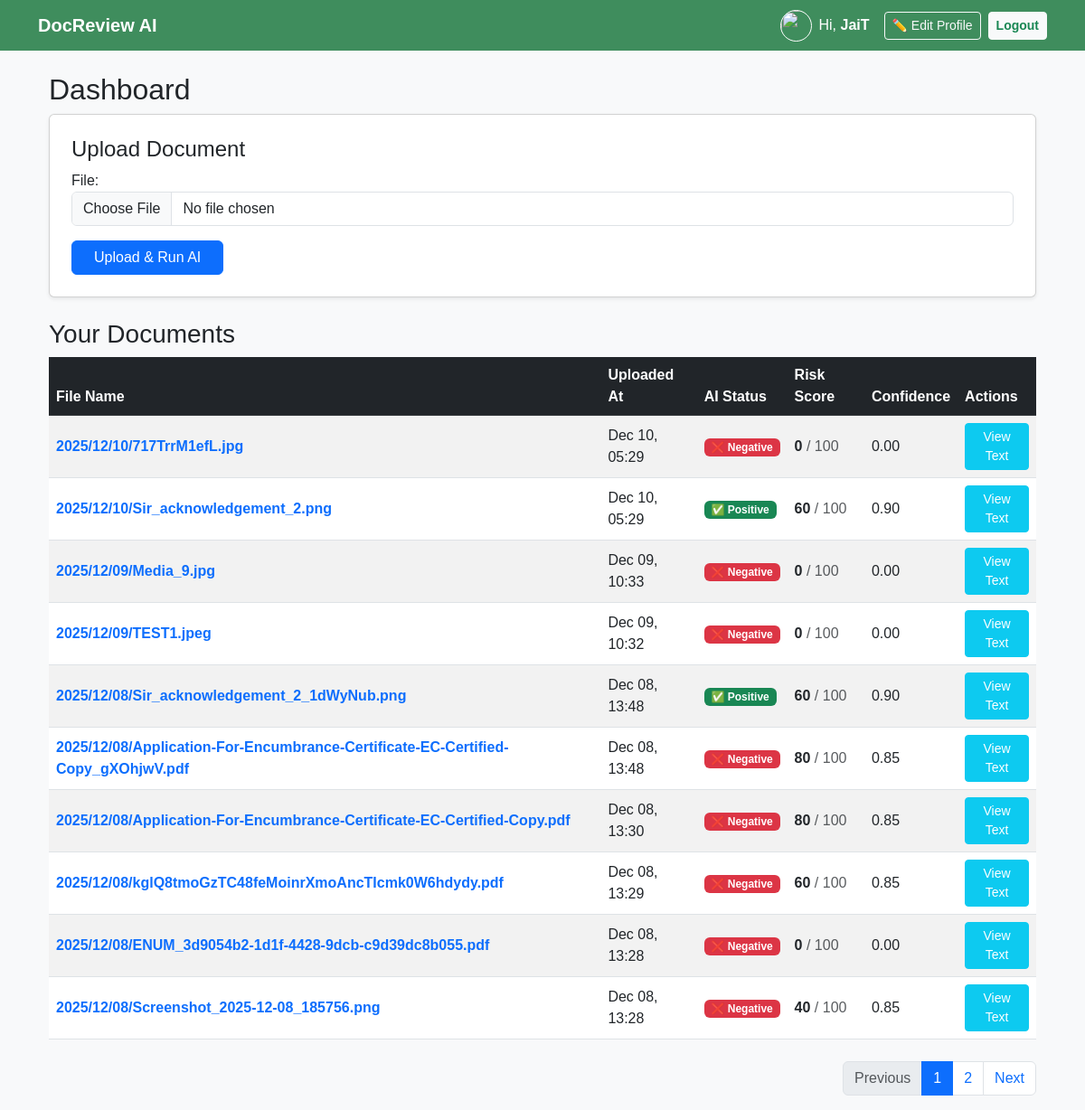
/profile/ (signed in), run on an earlier commit of the app's database.
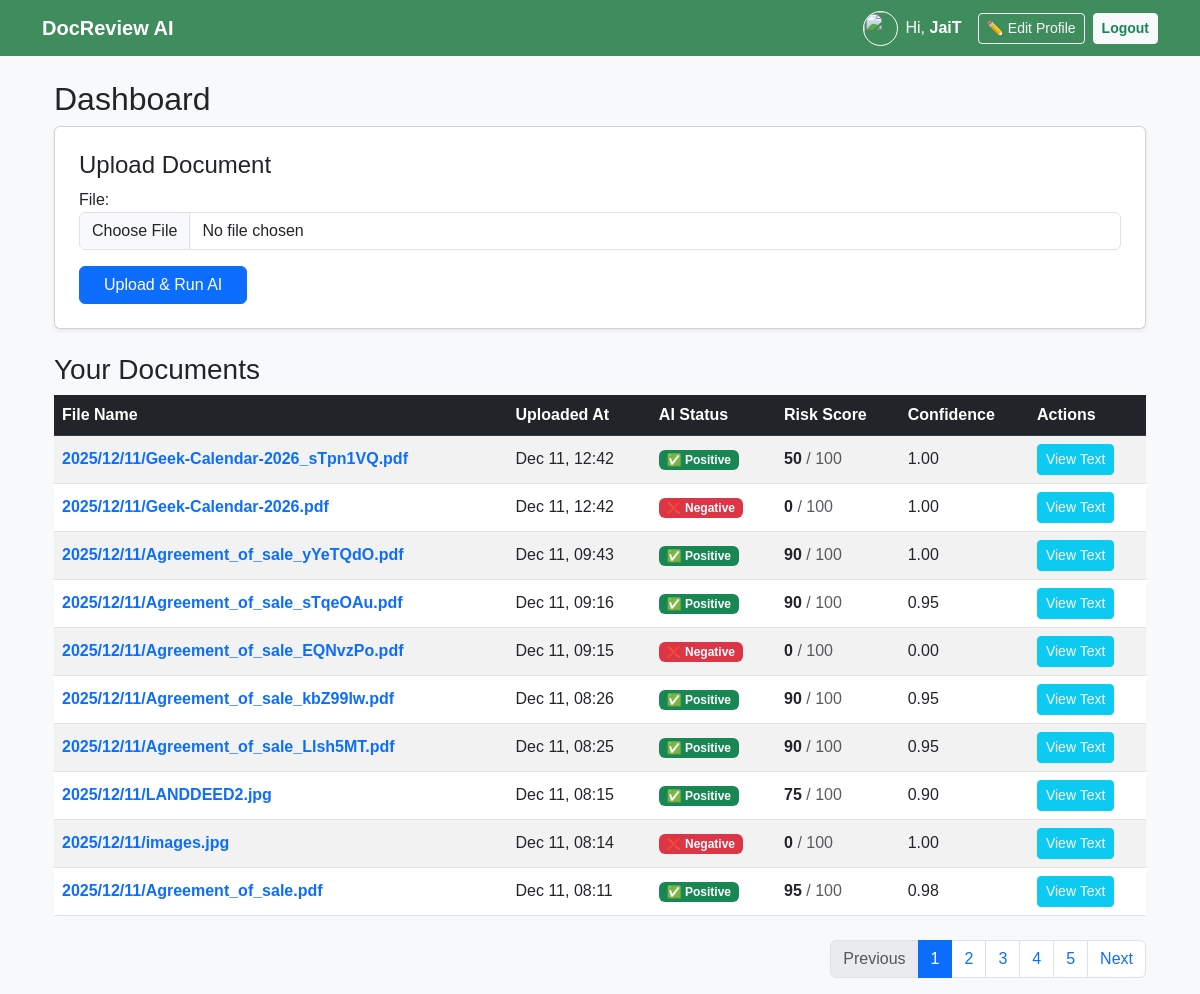
And on a later commit of the database.
### ReviewApp/models.py (models this page shows, shortened)
class Document(models.Model):
    user = models.ForeignKey(User, on_delete=models.CASCADE)
    file = models.FileField(upload_to='uploads/%Y/%m/%d/')
    uploaded_at = models.DateTimeField(auto_now_add=True)
    extracted_text = models.TextField(blank=True, null=True)
    ai_status = models.CharField(max_length=20, default='Pending') # Positive/Negative
    ai_score = models.IntegerField(default=0) # 0-100
    ai_confidence = models.FloatField(default=0.0) # 0.0-1.0

### ReviewApp/views.py (the view)
# urls.py: path('profile/', views.profile_view, name='profile'),
@login_required
def profile_view(request):
    Profile.objects.get_or_create(user=request.user)
    if request.method == 'POST':
        if 'upload_doc' in request.POST:
            form = DocumentForm(request.POST, request.FILES)
            p_form = ProfileUpdateForm(instance=request.user.profile) # Keep profile form data valid
            if form.is_valid():
                doc = form.save(commit=False)
                doc.user = request.user
                doc.save()
                extracted_text = extract_text_from_file(doc.file.path)
                status, score, confidence = analyze_document(extracted_text)
                doc.extracted_text = extracted_text
                doc.ai_status = status
                doc.ai_score = score
                doc.ai_confidence = confidence
                doc.save()
                messages.success(request, "Document uploaded and analyzed!")
                return redirect('profile')
        elif 'update_profile' in request.POST:
            form = DocumentForm() # Empty doc form
            p_form = ProfileUpdateForm(request.POST, request.FILES, instance=request.user.profile)
            if p_form.is_valid():
                p_form.save()
                messages.success(request, "Profile updated successfully!")
                return redirect('profile')
    else:
        form = DocumentForm()
        p_form = ProfileUpdateForm(instance=request.user.profile)
    all_documents = Document.objects.filter(user=request.user).order_by('-uploaded_at')
    paginator = Paginator(all_documents, 10)
    page_number = request.GET.get('page')
    page_obj = paginator.get_page(page_number)
    return render(request, 'ReviewApp/profile.html', {
        'form': form,      # Document Form
        'p_form': p_form,  # Profile Form
        'documents': page_obj
    })

### ReviewApp/forms.py (shortened to what this page needs)
class DocumentForm(forms.ModelForm):
    class Meta:
        model = Document
        fields = ('file',)
        widgets = {
            'file': forms.ClearableFileInput(attrs={
                'class': 'form-control',
                'accept': '.pdf,.docx,.jpg,.jpeg,.png'
            }),
        }

class ProfileUpdateForm(forms.ModelForm):
    class Meta:
        model = Profile
        fields = ['image', 'phone']
        widget = {
            'phone': forms.TextInput(attrs={'class': 'form-control', 'placeholder': 'Enter phone number'}),
            'image': forms.FileInput(attrs={'class': 'form-control'}),
        }

### ReviewApp/templates/ReviewApp/profile.html (shortened to what this page needs)
{% extends 'ReviewApp/base.html' %}
{% block content %}
<div class="container mt-4">
    <h2>Dashboard</h2>
    <div class="card p-4 mb-4 shadow-sm">
        <h4>Upload Document</h4>
        <form method="post" enctype="multipart/form-data" id="uploadForm">
            {{ form.as_p }}
            <button type="submit" name="upload_doc" class="btn btn-primary px-4" id="uploadBtn">
                <span id="btnText">Upload & Run AI</span>
            </button>
        </form>
    </div>
    <h3>Your Documents</h3>
    <div class="table-responsive">
        <table class="table table-striped table-hover align-middle">
            <thead class="table-dark">
                <tr>
                    <th>File Name</th>
                    <th>Uploaded At</th>
                    <th>AI Status</th>
                    <th>Risk Score</th>
                    <th>Confidence</th>
                    <th>Actions</th>
                </tr>
            </thead>
            <tbody>
                {% for doc in documents %}
                <tr>
                    <td>
                        <a href="{{ doc.file.url }}" target="_blank" class="text-decoration-none fw-bold">
                            {{ doc.file.name|slice:"8:" }}
                        </a>
                    </td>
                    <td>{{ doc.uploaded_at|date:"M d, H:i" }}</td>
                    <td>
                        {% if doc.ai_status == 'Positive' %}
                            <span class="badge bg-success">✅ Positive</span>
                        {% else %}
                            <span class="badge bg-danger">❌ Negative</span>
                        {% endif %}
                    </td>
                    <td><strong>{{ doc.ai_score }}</strong> <span class="text-muted">/ 100</span></td>
                    <td>{{ doc.ai_confidence|floatformat:2 }}</td>
                    <td>
                        <button type="button" class="btn btn-sm btn-info text-white" data-bs-toggle="modal" data-bs-target="#modal{{ doc.id }}">
                            View Text
                        </button>
                    </td>
                </tr>
                {% empty %}
                <tr>
                    <td colspan="6" class="text-center py-4">No documents uploaded yet.</td>
                </tr>
                {% endfor %}
            </tbody>
        </table>
        {% if documents.has_other_pages %}
        <nav aria-label="Page navigation" class="mt-4">
            <ul class="pagination justify-content-end">
                {% if documents.has_previous %}
                    <li class="page-item"><a class="page-link" href="?page={{ documents.previous_page_number }}">Previous</a></li>
                {% else %}
                    <li class="page-item disabled"><span class="page-link">Previous</span></li>
                {% endif %}
                {% for i in documents.paginator.page_range %}
                    {% if documents.number == i %}
                        <li class="page-item active"><span class="page-link">{{ i }}</span></li>
                    {% else %}
                        <li class="page-item"><a class="page-link" href="?page={{ i }}">{{ i }}</a></li>
                    {% endif %}
                {% endfor %}
                {% if documents.has_next %}
                    <li class="page-item"><a class="page-link" href="?page={{ documents.next_page_number }}">Next</a></li>
                {% else %}
                    <li class="page-item disabled"><span class="page-link">Next</span></li>
                {% endif %}
            </ul>
        </nav>
        {% endif %}
    </div>
</div>
{% endblock %}

What changed in the data, as far as the page shows it:
no longer on this page (row unchanged): Document: file.name "2025/12/10/717TrrM1efL.jpg", uploaded_at "Dec 10, 05:29", ai_status "❌ Negative", ai_score "0", ai_confidence "0.00"
no longer on this page (row unchanged): Document: file.name "2025/12/10/Sir_acknowledgement_2.png", uploaded_at "Dec 10, 05:29", ai_status "✅ Positive", ai_score "60", ai_confidence "0.90"
no longer on this page (row unchanged): Document: file.name "2025/12/09/Media_9.jpg", uploaded_at "Dec 09, 10:33", ai_status "❌ Negative", ai_score "0", ai_confidence "0.00"
no longer on this page (row unchanged): Document: file.name "2025/12/09/TEST1.jpeg", uploaded_at "Dec 09, 10:32", ai_status "❌ Negative", ai_score "0", ai_confidence "0.00"
no longer on this page (row unchanged): Document: file.name "2025/12/08/Sir_acknowledgement_2_1dWyNub.png", uploaded_at "Dec 08, 13:48", ai_status "✅ Positive", ai_score "60", ai_confidence "0.90"
no longer on this page (row unchanged): Document: file.name "2025/12/08/Application-For-Encumbrance-Certificate-EC-Certified-Copy_gXOhjwV.pdf", uploaded_at "Dec 08, 13:48", ai_status "❌ Negative", ai_score "80", ai_confidence "0.85"
no longer on this page (row unchanged): Document: file.name "2025/12/08/Application-For-Encumbrance-Certificate-EC-Certified-Copy.pdf", uploaded_at "Dec 08, 13:30", ai_status "❌ Negative", ai_score "80", ai_confidence "0.85"
no longer on this page (row unchanged): Document: file.name "2025/12/08/kglQ8tmoGzTC48feMoinrXmoAncTIcmk0W6hdydy.pdf", uploaded_at "Dec 08, 13:29", ai_status "❌ Negative", ai_score "60", ai_confidence "0.85"
no longer on this page (row unchanged): Document: file.name "2025/12/08/ENUM_3d9054b2-1d1f-4428-9dcb-c9d39dc8b055.pdf", uploaded_at "Dec 08, 13:28", ai_status "❌ Negative", ai_score "0", ai_confidence "0.00"
no longer on this page (row unchanged): Document: file.name "2025/12/08/Screenshot_2025-12-08_185756.png", uploaded_at "Dec 08, 13:28", ai_status "❌ Negative", ai_score "40", ai_confidence "0.85"
added Document: file.name "2025/12/11/Geek-Calendar-2026_sTpn1VQ.pdf", uploaded_at "Dec 11, 12:42", ai_status "✅ Positive", ai_score "50", ai_confidence "1.00"
added Document: file.name "2025/12/11/Geek-Calendar-2026.pdf", uploaded_at "Dec 11, 12:42", ai_status "❌ Negative", ai_score "0", ai_confidence "1.00"
added Document: file.name "2025/12/11/Agreement_of_sale_yYeTQdO.pdf", uploaded_at "Dec 11, 09:43", ai_status "✅ Positive", ai_score "90", ai_confidence "1.00"
added Document: file.name "2025/12/11/Agreement_of_sale_sTqeOAu.pdf", uploaded_at "Dec 11, 09:16", ai_status "✅ Positive", ai_score "90", ai_confidence "0.95"
added Document: file.name "2025/12/11/Agreement_of_sale_EQNvzPo.pdf", uploaded_at "Dec 11, 09:15", ai_status "❌ Negative", ai_score "0", ai_confidence "0.00"
added Document: file.name "2025/12/11/Agreement_of_sale_kbZ99lw.pdf", uploaded_at "Dec 11, 08:26", ai_status "✅ Positive", ai_score "90", ai_confidence "0.95"
added Document: file.name "2025/12/11/Agreement_of_sale_Llsh5MT.pdf", uploaded_at "Dec 11, 08:25", ai_status "✅ Positive", ai_score "90", ai_confidence "0.95"
added Document: file.name "2025/12/11/LANDDEED2.jpg", uploaded_at "Dec 11, 08:15", ai_status "✅ Positive", ai_score "75", ai_confidence "0.90"
added Document: file.name "2025/12/11/images.jpg", uploaded_at "Dec 11, 08:14", ai_status "❌ Negative", ai_score "0", ai_confidence "1.00"
added Document: file.name "2025/12/11/Agreement_of_sale.pdf", uploaded_at "Dec 11, 08:11", ai_status "✅ Positive", ai_score "95", ai_confidence "0.98"
Also different on the page:
new list line: "3"
new list line: "4"
new list line: "5"
